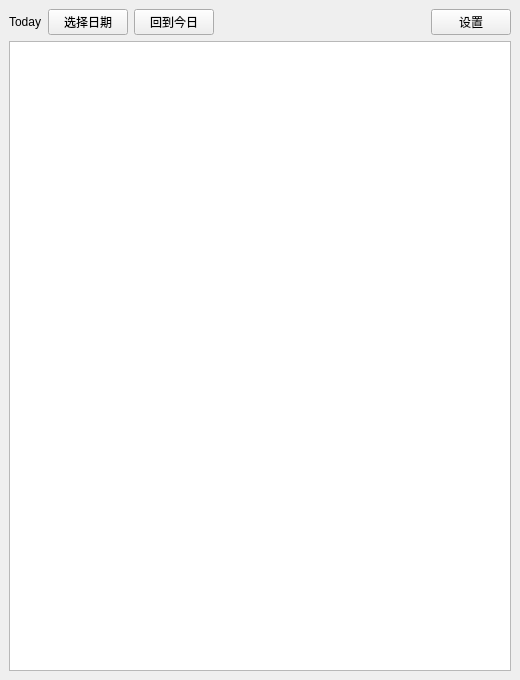
<?xml version="1.0" encoding="UTF-8"?>
<ui version="4.0">
 <class>MainWindow</class>
 <widget class="QMainWindow" name="MainWindow">
  <property name="windowTitle">
   <string>DailyTodo</string>
  </property>
  <property name="geometry">
   <rect>
    <x>0</x>
    <y>0</y>
    <width>520</width>
    <height>680</height>
   </rect>
  </property>
  <widget class="QWidget" name="centralWidget">
   <layout class="QVBoxLayout" name="verticalLayout">
    <item>
     <layout class="QHBoxLayout" name="headerLayout">
      <item>
       <widget class="QLabel" name="dateLabel">
        <property name="text">
         <string>Today</string>
        </property>
       </widget>
      </item>
      <item>
       <widget class="QPushButton" name="selectDateButton">
        <property name="text">
         <string>选择日期</string>
        </property>
       </widget>
      </item>
      <item>
       <widget class="QPushButton" name="todayButton">
        <property name="text">
         <string>回到今日</string>
        </property>
       </widget>
      </item>
      <item>
       <spacer name="headerSpacer">
        <property name="orientation">
         <enum>Qt::Horizontal</enum>
        </property>
        <property name="sizeHint" stdset="0">
         <size>
          <width>40</width>
          <height>20</height>
         </size>
        </property>
       </spacer>
      </item>
      <item>
       <widget class="QPushButton" name="settingsButton">
        <property name="text">
         <string>设置</string>
        </property>
       </widget>
      </item>
     </layout>
    </item>
    <item>
     <widget class="QListWidget" name="taskListWidget"/>
    </item>
   </layout>
  </widget>
 </widget>
 <resources/>
 <connections/>
</ui>
